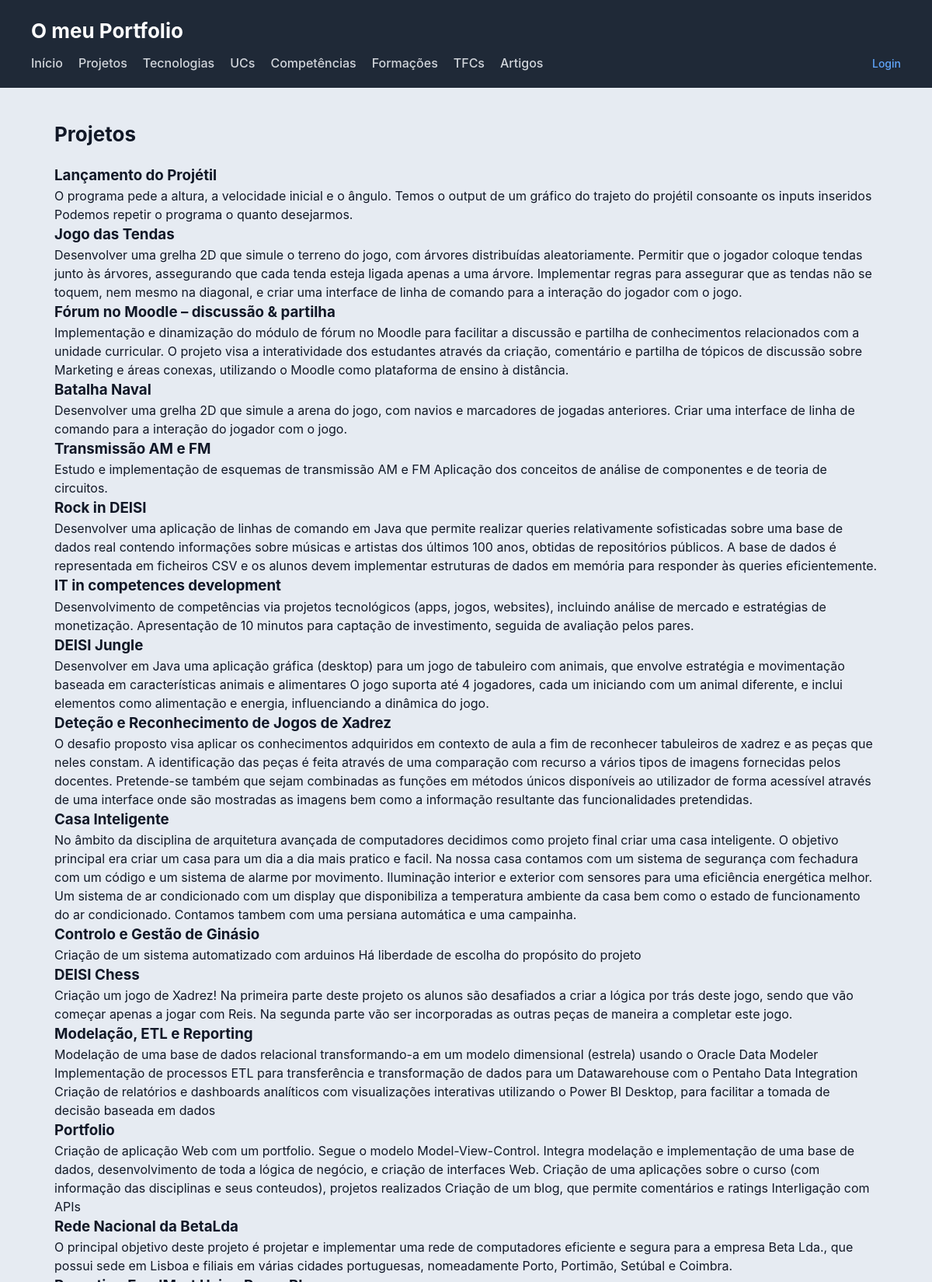
The app's page /projetos/ (upper part) with its own data.
### portfolio/models.py (models this page shows, shortened)
class Projeto(models.Model):
    titulo = models.CharField(max_length=200)
    descricao = models.TextField()
    conceitos_aplicados = models.TextField(blank=True)
    imagem = models.ImageField(upload_to='projetos/', blank=True, null=True)
    video_demo = models.URLField(blank=True)
    repositorio_github = models.URLField(blank=True)
    data_realizacao = models.DateField(null=True, blank=True)
    classificacao = models.DecimalField(max_digits=4, decimal_places=2, default=0)
    destaque = models.BooleanField(default=False)
    unidade_curricular = models.ForeignKey(
        UnidadeCurricular, on_delete=models.CASCADE,
        related_name='projetos', null=True, blank=True)
    tecnologias = models.ManyToManyField(Tecnologia, blank=True, related_name='projetos')
    class Meta:
        verbose_name = 'Projeto'
        verbose_name_plural = 'Projetos'

### portfolio/views.py (the view)
# urls.py: path('projetos/', views.projetos_view, name='projetos'),
def projetos_view(request):
    projetos = Projeto.objects.prefetch_related('tecnologias').all()
    return render(request, 'portfolio/projetos.html', {'projetos': projetos})

### accounts/templatetags/accounts_extras.py (called while the page is built)
@register.filter
def tem_grupo(user, grupo):
    return user.is_authenticated and user.groups.filter(name=grupo).exists()

### portfolio/templates/portfolio/projetos.html (shortened to what this page needs)
{% extends 'portfolio/base.html' %}
{% load accounts_extras %}
{% block content %}
<h2>Projetos</h2>
{% for projeto in projetos %}
    <article>
        <h3>{{ projeto.titulo }}</h3>
        <p>{{ projeto.descricao }}</p>
    </article>
{% empty %}
    <p>Nenhum projeto.</p>
{% endfor %}
{% endblock %}

### portfolio/static/portfolio/styles.css (style rules this page uses)
* { box-sizing: border-box; margin: 0; padding: 0; }
body { font-family: "Inter", "Segoe UI", system-ui, -apple-system, sans-serif; background: #e6ebf2; color: #111827; line-height: 1.5; }
h2 { margin-bottom: 20px; font-size: 26px; }

### records on screen
Projeto: titulo "Lançamento do Projétil", descricao "O programa pede a altura, a velocidade inicial e o ângulo. Temos o output de um gráfico do trajeto do projétil consoante os inputs inseridos Podemos repetir o programa o quanto desejarmos."
Projeto: titulo "Jogo das Tendas", descricao "Desenvolver uma grelha 2D que simule o terreno do jogo, com árvores distribuídas aleatoriamente. Permitir que o jogador coloque tendas junto às árvores, assegurando que cada tenda esteja ligada apenas a uma árvore. Implementar regras para assegurar que as tendas não se toquem, nem mesmo na diagonal, e criar uma interface de linha de comando para a interação do jogador com o jogo."
Projeto: titulo "Fórum no Moodle – discussão & partilha", descricao "Implementação e dinamização do módulo de fórum no Moodle para facilitar a discussão e partilha de conhecimentos relacionados com a unidade curricular. O projeto visa a interatividade dos estudantes através da criação, comentário e partilha de tópicos de discussão sobre Marketing e áreas conexas, utilizando o Moodle como plataforma de ensino à distância."
Projeto: titulo "Batalha Naval", descricao "Desenvolver uma grelha 2D que simule a arena do jogo, com navios e marcadores de jogadas anteriores. Criar uma interface de linha de comando para a interação do jogador com o jogo."
Projeto: titulo "Transmissão AM e FM", descricao "Estudo e implementação de esquemas de transmissão AM e FM Aplicação dos conceitos de análise de componentes e de teoria de circuitos."
Projeto: titulo "Rock in DEISI", descricao "Desenvolver uma aplicação de linhas de comando em Java que permite realizar queries relativamente sofisticadas sobre uma base de dados real contendo informações sobre músicas e artistas dos últimos 100 anos, obtidas de repositórios públicos. A base de dados é representada em ficheiros CSV e os alunos devem implementar estruturas de dados em memória para responder às queries eficientemente."
Projeto: titulo "IT in competences development", descricao "Desenvolvimento de competências via projetos tecnológicos (apps, jogos, websites), incluindo análise de mercado e estratégias de monetização. Apresentação de 10 minutos para captação de investimento, seguida de avaliação pelos pares."
Projeto: titulo "DEISI Jungle", descricao "Desenvolver em Java uma aplicação gráfica (desktop) para um jogo de tabuleiro com animais, que envolve estratégia e movimentação baseada em características animais e alimentares O jogo suporta até 4 jogadores, cada um iniciando com um animal diferente, e inclui elementos como alimentação e energia, influenciando a dinâmica do jogo."
Projeto: titulo "Deteção e Reconhecimento de Jogos de Xadrez", descricao "O desafio proposto visa aplicar os conhecimentos adquiridos em contexto de aula a fim de reconhecer tabuleiros de xadrez e as peças que neles constam. A identificação das peças é feita através de uma comparação com recurso a vários tipos de imagens fornecidas pelos docentes. Pretende-se também que sejam combinadas as funções em métodos únicos disponíveis ao utilizador de forma acessível através de uma interface onde são mostradas as imagens bem como a informação resultante das funcionalidades pretendidas."
Projeto: titulo "Casa Inteligente", descricao "No âmbito da disciplina de arquitetura avançada de computadores decidimos como projeto final criar uma casa inteligente. O objetivo principal era criar um casa para um dia a dia mais pratico e facil. Na nossa casa contamos com um sistema de segurança com fechadura com um código e um sistema de alarme por movimento. Iluminação interior e exterior com sensores para uma eficiência energética melhor. Um sistema de ar condicionado com um display que disponibiliza a temperatura ambiente da casa bem como o estado de funcionamento do ar condicionado. Contamos tambem com uma persiana automática e uma campainha."
Projeto: titulo "Controlo e Gestão de Ginásio", descricao "Criação de um sistema automatizado com arduinos Há liberdade de escolha do propósito do projeto"
Projeto: titulo "DEISI Chess", descricao "Criação um jogo de Xadrez! Na primeira parte deste projeto os alunos são desafiados a criar a lógica por trás deste jogo, sendo que vão começar apenas a jogar com Reis. Na segunda parte vão ser incorporadas as outras peças de maneira a completar este jogo."
Projeto: titulo "Modelação, ETL e Reporting", descricao "Modelação de uma base de dados relacional transformando-a em um modelo dimensional (estrela) usando o Oracle Data Modeler Implementação de processos ETL para transferência e transformação de dados para um Datawarehouse com o Pentaho Data Integration Criação de relatórios e dashboards analíticos com visualizações interativas utilizando o Power BI Desktop, para facilitar a tomada de decisão baseada em dados"
Projeto: titulo "Portfolio", descricao "Criação de aplicação Web com um portfolio. Segue o modelo Model-View-Control. Integra modelação e implementação de uma base de dados, desenvolvimento de toda a lógica de negócio, e criação de interfaces Web. Criação de uma aplicações sobre o curso (com informação das disciplinas e seus conteudos), projetos realizados Criação de um blog, que permite comentários e ratings Interligação com APIs"
Projeto: titulo "Rede Nacional da BetaLda", descricao "O principal objetivo deste projeto é projetar e implementar uma rede de computadores eficiente e segura para a empresa Beta Lda., que possui sede em Lisboa e filiais em várias cidades portuguesas, nomeadamente Porto, Portimão, Setúbal e Coimbra."
